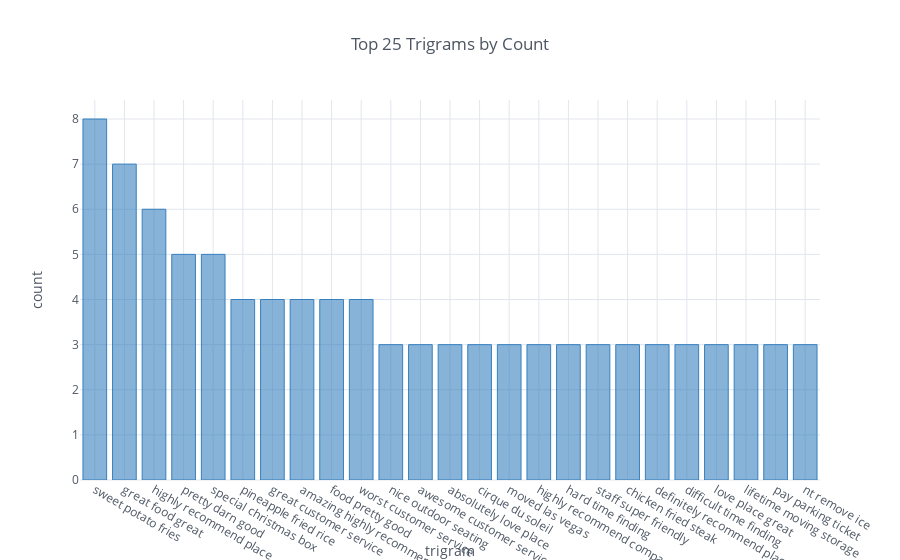

Notebook source saved alongside this figure:
### Code cell
trigram_df = make_count_df(all_trigrams)
trigram_plot = trigram_df.iplot(kind='bar', 
                                asFigure=True, 
                                xTitle='trigram', 
                                yTitle='count', 
                                title='Top 25 Trigrams by Count',
                                color='blue')
cf.iplot(trigram_plot, legend=False)

### Figure 1 — Plotly figure (JSON) as saved in the notebook; plotly's stock layout.template omitted (floating-point values rounded to 4 significant figures)
{"data": [{"marker": {"color": "rgba(55, 128, 191, 0.6)", "line": {"color": "rgba(55, 128, 191, 1.0)", "width": 1}}, "name": "Count", "orientation": "v", "text": "", "type": "bar", "uid": "1542a5", "x": ["sweet potato fries", "great food great", "highly recommend place", "pretty darn good", "special christmas box", "pineapple fried rice", "great customer service", "amazing highly recommend", "food pretty good", "worst customer service", "nice outdoor seating", "awesome customer service", "absolutely love place", "cirque du soleil", "moved las vegas", "highly recommend company", "hard time finding", "staff super friendly", "chicken fried steak", "definitely recommend place", "difficult time finding", "love place great", "lifetime moving storage", "pay parking ticket", "nt remove ice"], "y": [8, 7, 6, 5, 5, 4, 4, 4, 4, 4, 3, 3, 3, 3, 3, 3, 3, 3, 3, 3, 3, 3, 3, 3, 3]}], "layout": {"autosize": true, "legend": {"bgcolor": "#FFFFFF", "font": {"color": "#4D5663"}}, "paper_bgcolor": "#FFFFFF", "plot_bgcolor": "#FFFFFF", "showlegend": false, "title": "Top 25 Trigrams by Count", "titlefont": {"color": "#4D5663"}, "xaxis": {"autorange": true, "gridcolor": "#E1E5ED", "range": [-0.5, 24.5], "showgrid": true, "tickfont": {"color": "#4D5663"}, "title": "trigram", "titlefont": {"color": "#4D5663"}, "type": "category", "zerolinecolor": "#E1E5ED"}, "yaxis": {"autorange": true, "gridcolor": "#E1E5ED", "range": [0, 8.421], "showgrid": true, "tickfont": {"color": "#4D5663"}, "title": "count", "titlefont": {"color": "#4D5663"}, "type": "linear", "zerolinecolor": "#E1E5ED"}}}
